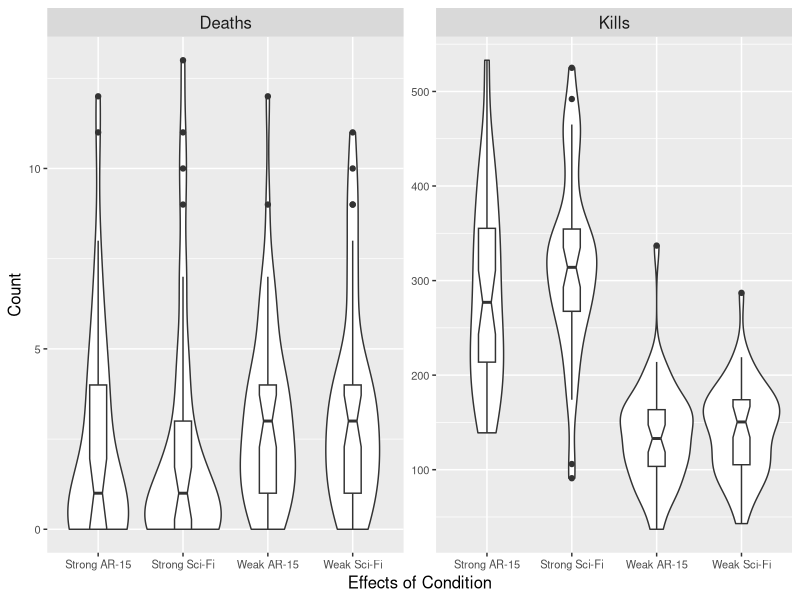
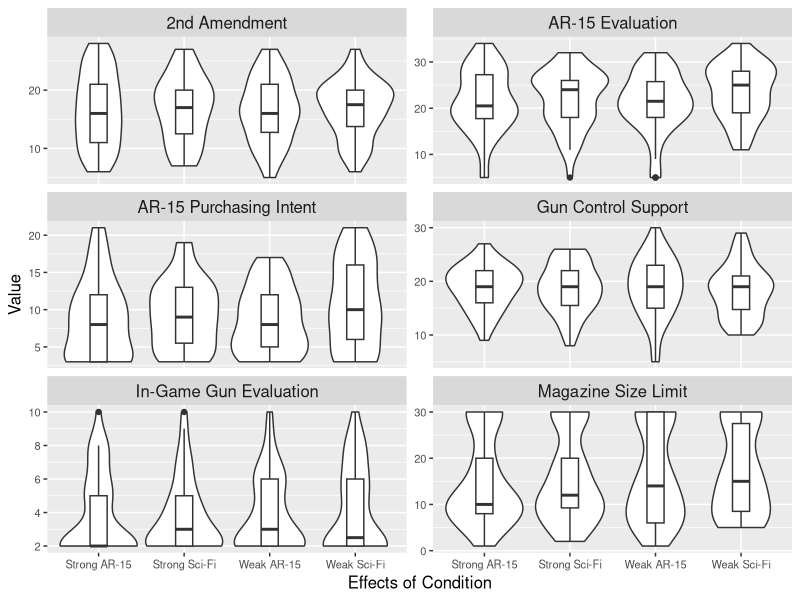
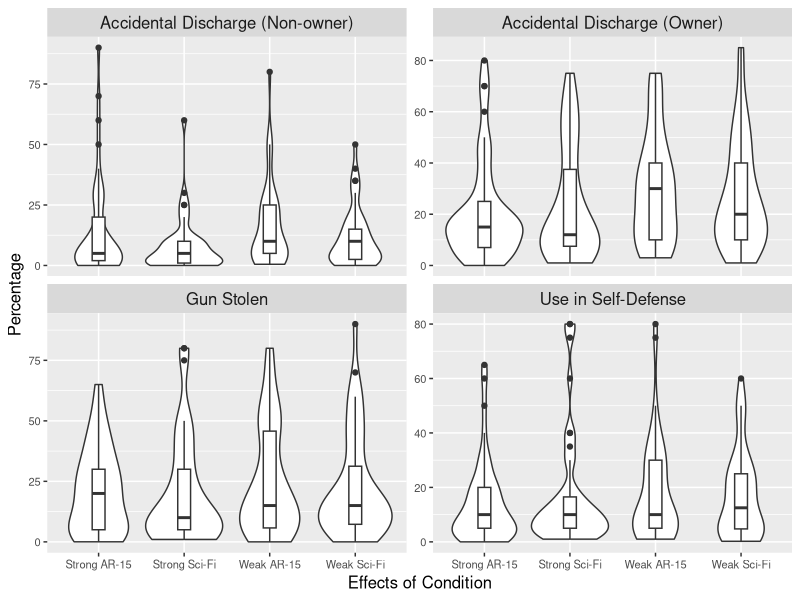
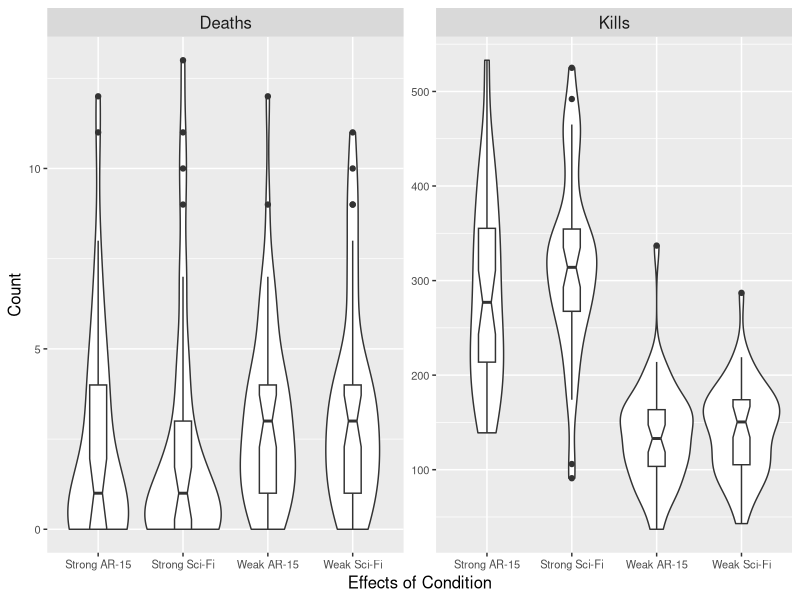
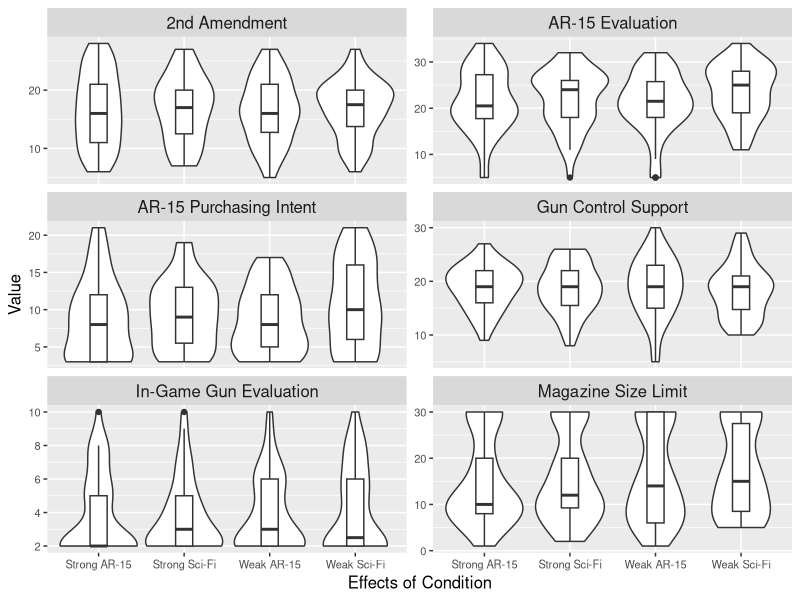
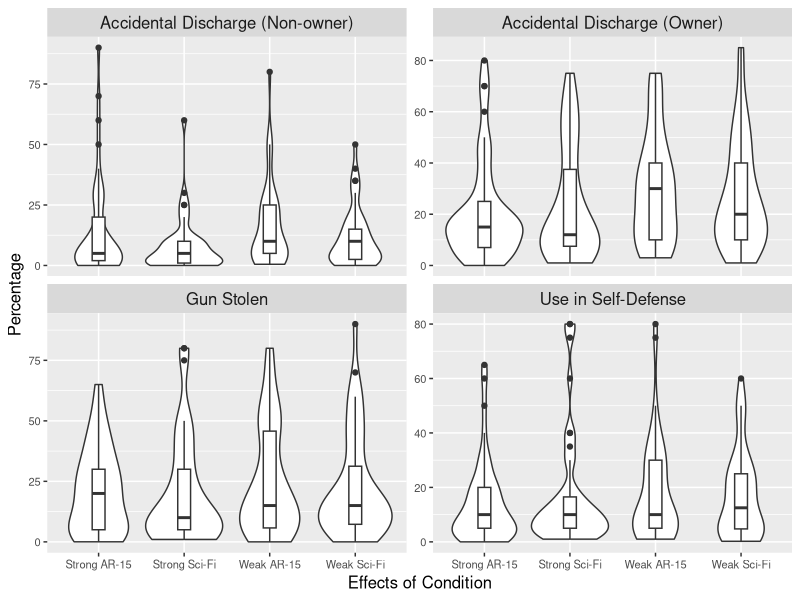

The R source for these figures, in order:
# Plotting ----
library(plyr)
library(dplyr)
library(tidyr)
library(ggplot2)
dat = read.delim("processed_data.txt", stringsAsFactors = F)
dat$Condition = mapvalues(dat$Condition, 
                          from = c(1, 2, 3, 4),
                          to = c("Weak Sci-Fi", "Weak AR-15", "Strong Sci-Fi", "Strong AR-15"))

# Fix text for big images
text_good = theme(axis.text = element_text(size = 8),
                  axis.title = element_text(size = 12),
                  strip.text = element_text(size = 12))


#Tidyr for faceted plot?
dat_tidy = dat %>% 
  select(-AR_price_blank, -AR_price) %>% 
  select(Subno:Power, Gun_type_f, Power_f,  
         p_key_value_1:p_key_value_2, amend1:policy, magazine_cap) %>% 
  rename(Deaths = p_key_value_1,
         Kills = p_key_value_2,
         `1st Amendment` = amend1,
         `2nd Amendment` = amend2,
         `AR-15 Evaluation` = AR_desire,
         `AR-15 Purchasing Intent` = AR_intent,
         `In-Game Gun Evaluation` = game_gun_desire,
         `Gun Control Support` = policy,
         `Magazine Size Limit` = magazine_cap) %>% 
  gather(key = "variable", value = "value", Deaths:`Magazine Size Limit`)

# Figure 1: Manipulation checks
dat_tidy %>% 
  filter(variable %in% c("Kills", "Deaths")) %>% 
  ggplot(aes(x = Condition, y = value)) +
  geom_violin() +
  geom_boxplot(width = .2, notch = T) +
  facet_wrap(~variable, scales = "free_y") +
  scale_y_continuous("Count") +
  scale_x_discrete("Effects of Condition") +
  text_good
ggsave(filename = "Figure1.png", 
       width = 6.5, height = 3, 
       units = "in", 
       dpi = 300)

# Figure 2: All outcomes
dat_tidy %>% 
  filter(!(variable %in% c("Deaths", "Kills", "1st Amendment"))) %>% 
  ggplot(aes(x = Condition, y = value)) +
  geom_violin() +
  geom_boxplot(width = .2) +
  facet_wrap(~variable, scales = "free_y", nrow = 3) +
  scale_x_discrete("Effects of Condition") +
  scale_y_continuous("Value") +
  text_good
ggsave(filename = "Figure2.png", 
       width = 6.5, height = 8, 
       units = "in", 
       dpi = 600)

# Figure 3: Gamma-distributed outcomes
dat_tidy2 = dat %>% 
  select(Subno:Power, Gun_type_f, Power_f,  
         per_1:per_4) %>% 
  rename(`Accidental Discharge (Owner)` = per_1,
         `Gun Stolen` = per_2,
         `Use in Self-Defense` = per_3,
         `Accidental Discharge (Non-owner)` = per_4) %>% 
  gather(key = "variable", value = "value", 
         `Accidental Discharge (Owner)`:`Accidental Discharge (Non-owner)`)

ggplot(dat_tidy2, aes(x = Condition, y = value)) +
  geom_violin() +
  geom_boxplot(width = .15) +
  facet_wrap(~variable, scales = "free_y") +
  scale_y_continuous("Percentage") +
  scale_x_discrete("Effects of Condition") +
  text_good
ggsave(filename = "Figure3.png", 
       width = 6.5, height = 4.5, units = "in", 
       dpi = 600)